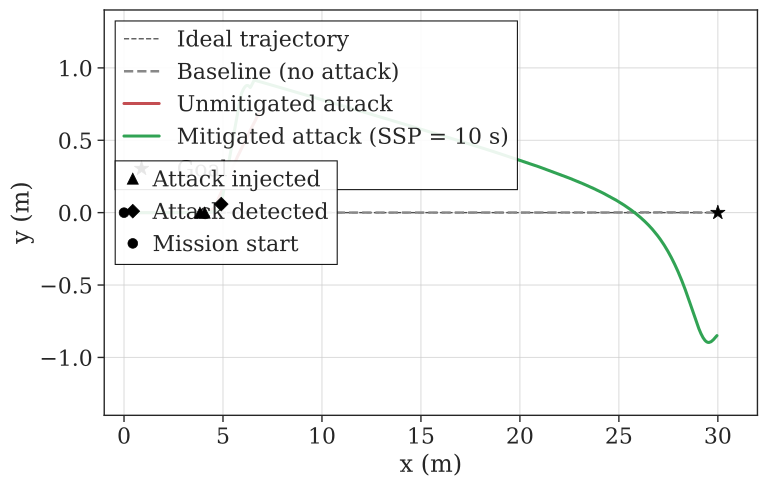

The Python source for this figure:
#!/usr/bin/env python3
"""
Swarm centroid tracking plot — D-MUTRA formation experiment.

2D (x, y) path of the swarm centroid for three scenarios vs the ideal
straight-line trajectory (start → goal):
  • Baseline (no attack)      — centroid follows the ideal path closely
  • Unmitigated attack        — centroid stalls after injection, mission fails
  • Mitigated attack (SSP=10s) — centroid deviates, then resumes after exclusion

One representative run per scenario (closest to group-mean IFE).
"""

from pathlib import Path
import glob, json, re
import matplotlib
matplotlib.use("Agg")
import matplotlib.pyplot as plt
import numpy as np
import pandas as pd
import seaborn as sns

SCRIPT_DIR  = Path(__file__).parent
DATA_SUBDIR = "formation"   # change to "formation-v2" for cohesion-drift experiment data
DATA_DIR    = SCRIPT_DIR.parent / "data" / DATA_SUBDIR
OUT_PDF     = SCRIPT_DIR / "formation_impact_centroid.pdf"

FONT_SCALE    = 1.8
C_BASELINE    = "#888888"
C_MITIGATED   = "#31a354"
C_UNMITIGATED = "#C44E52"
SSP_PICK      = 10
GOAL          = (30.0, 0.0)

sns.set_theme(context="paper", style="ticks",
              rc={"xtick.direction": "out", "ytick.direction": "out"},
              font_scale=FONT_SCALE)
plt.rcParams.update({"font.family": "serif", "pdf.fonttype": 42, "ps.fonttype": 42})


def scenario_key(tag):
    m = re.match(r"(baseline|unmitigated|mitigated)(?:-ssp(\d+))?-r(\d+)", tag)
    return m.group(1), (int(m.group(2)) // 1000 if m.group(2) else None)


def load_metrics():
    out = {}
    for f in glob.glob(str(DATA_DIR / "metrics-*.json")):
        d = json.load(open(f))
        out.setdefault(scenario_key(d["run_tag"]), []).append(d)
    return out


def representative(reps, key="ife_compromise"):
    vals = [r[key] for r in reps if r.get(key) is not None]
    if not vals:
        return reps[0]
    mean = np.mean(vals)
    return min((r for r in reps if r.get(key) is not None),
               key=lambda r: abs(r[key] - mean))


def load_csv(tag):
    return pd.read_csv(DATA_DIR / f"formation-{tag}.csv")


def centroid_at(df, t_s):
    idx = (df["t_rel_s"] - t_s).abs().argmin()
    return float(df["centroid_x"].iloc[idx]), float(df["centroid_y"].iloc[idx])


# ── Load representative runs ──────────────────────────────────────────────────
metrics  = load_metrics()
mit_rep  = representative(metrics[("mitigated",   SSP_PICK)])
unm_rep  = representative(metrics[("unmitigated", SSP_PICK)])
base_rep = min(metrics[("baseline", None)], key=lambda r: r["run_tag"])

df_mit  = load_csv(mit_rep["run_tag"])
df_unm  = load_csv(unm_rep["run_tag"])
df_base = load_csv(base_rep["run_tag"])

# ── Figure ────────────────────────────────────────────────────────────────────
fig, ax = plt.subplots(figsize=(8.0, 5.2))

# Ideal trajectory reference line (start → goal)
ax.plot([0, GOAL[0]], [0, GOAL[1]], color="black", lw=1.0,
        ls="--", alpha=0.65, zorder=1, label="Ideal trajectory")

# Centroid paths
ax.plot(df_base["centroid_x"], df_base["centroid_y"],
        color=C_BASELINE, lw=1.8, ls="--", zorder=3,
        label="Baseline (no attack)")
ax.plot(df_unm["centroid_x"], df_unm["centroid_y"],
        color=C_UNMITIGATED, lw=2.2, zorder=4,
        label="Unmitigated attack")
ax.plot(df_mit["centroid_x"], df_mit["centroid_y"],
        color=C_MITIGATED, lw=2.2, zorder=5,
        label=f"Mitigated attack (SSP = {SSP_PICK} s)")

# Start marker
ax.plot(0, 0, "o", color="black", ms=7, zorder=8, markeredgewidth=0.5)

# Goal marker
ax.plot(GOAL[0], GOAL[1], "*", color="black", ms=11, zorder=8,
        markeredgewidth=0.5, label="Goal")

# Injection markers on unmitigated and mitigated centroid paths
for rep, df in [(unm_rep, df_unm), (mit_rep, df_mit)]:
    t_inj = rep.get("t_inject_s")
    if t_inj is not None:
        cx, cy = centroid_at(df, t_inj)
        ax.plot(cx, cy, "^", color="black", ms=8, zorder=9,
                markeredgewidth=0.5)

# Detection / exclusion marker on mitigated path (just before centroid jump)
t_det = mit_rep.get("t_detect_s")
if t_det is not None:
    cx, cy = centroid_at(df_mit, t_det)
    ax.plot(cx, cy, "D", color="black", ms=7, zorder=9,
            markeredgewidth=0.5)

# Proxy legend entries for event markers
from matplotlib.lines import Line2D
ax.add_artist(ax.legend(loc="upper left", frameon=True, framealpha=0.9,
                         fancybox=False, edgecolor="black", handlelength=1.6))

event_handles = [
    Line2D([0], [0], marker="^", color="black", ms=8, lw=0,
           markeredgewidth=0.5, label="Attack injected"),
    Line2D([0], [0], marker="D", color="black", ms=7, lw=0,
           markeredgewidth=0.5, label="Attack detected"),
    Line2D([0], [0], marker="o", color="black", ms=7, lw=0,
           markeredgewidth=0.5, label="Mission start"),
]
ax.legend(handles=event_handles, loc="center left",
          frameon=True, framealpha=0.9, fancybox=False,
          edgecolor="black", handlelength=0.8, handletextpad=0.5)

ax.set_xlim(-1, 32)
ax.set_ylim(-1.4, 1.4)
ax.set_xlabel("x (m)")
ax.set_ylabel("y (m)")
ax.grid(axis="both", which="major", linestyle="-",
        linewidth=0.7, alpha=0.75)
ax.spines["top"].set_visible(True)
ax.spines["right"].set_visible(True)

fig.tight_layout()
fig.savefig(OUT_PDF, bbox_inches="tight")
print(f"Saved → {OUT_PDF}")
print(f"  baseline:    {base_rep['run_tag']}")
print(f"  unmitigated: {unm_rep['run_tag']}  final centroid x={df_unm['centroid_x'].iloc[-1]:.2f} m  ({unm_rep['progress_pct']:.1f}% of goal)")
print(f"  mitigated:   {mit_rep['run_tag']}  final centroid x={df_mit['centroid_x'].iloc[-1]:.2f} m  ({mit_rep['progress_pct']:.1f}% of goal)")
